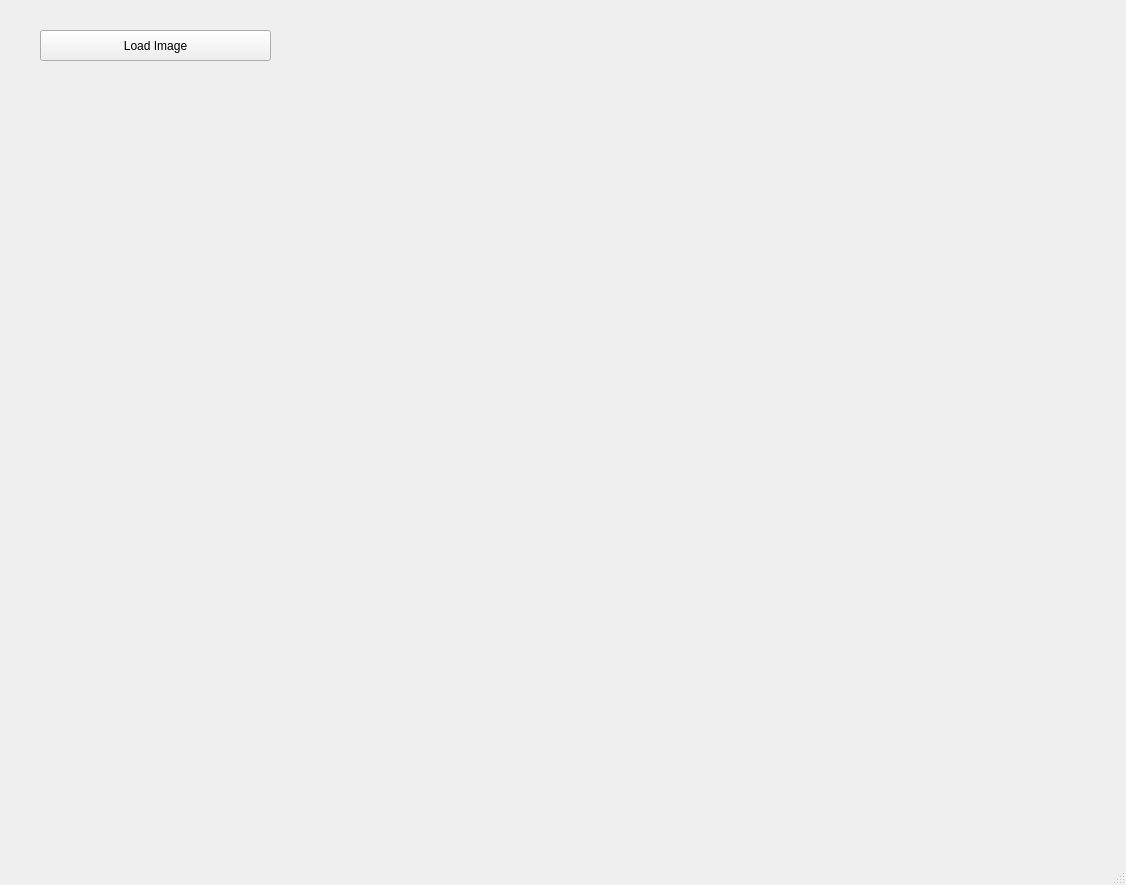
<?xml version="1.0" encoding="UTF-8"?>
<ui version="4.0">
 <class>MainWindow</class>
 <widget class="QMainWindow" name="MainWindow">
  <property name="geometry">
   <rect>
    <x>0</x>
    <y>0</y>
    <width>1126</width>
    <height>885</height>
   </rect>
  </property>
  <property name="windowTitle">
   <string>MainWindow</string>
  </property>
  <widget class="QWidget" name="centralwidget">
   <widget class="QPushButton" name="pushButton">
    <property name="geometry">
     <rect>
      <x>40</x>
      <y>30</y>
      <width>231</width>
      <height>31</height>
     </rect>
    </property>
    <property name="text">
     <string>Load Image</string>
    </property>
   </widget>
   <widget class="QLabel" name="label">
    <property name="geometry">
     <rect>
      <x>320</x>
      <y>40</y>
      <width>201</width>
      <height>16</height>
     </rect>
    </property>
    <property name="autoFillBackground">
     <bool>true</bool>
    </property>
    <property name="text">
     <string/>
    </property>
   </widget>
   <widget class="QLabel" name="label_2">
    <property name="geometry">
     <rect>
      <x>90</x>
      <y>140</y>
      <width>901</width>
      <height>631</height>
     </rect>
    </property>
    <property name="text">
     <string/>
    </property>
   </widget>
  </widget>
  <widget class="QMenuBar" name="menubar">
   <property name="geometry">
    <rect>
     <x>0</x>
     <y>0</y>
     <width>1126</width>
     <height>26</height>
    </rect>
   </property>
  </widget>
  <widget class="QStatusBar" name="statusbar"/>
 </widget>
 <resources/>
 <connections/>
</ui>
